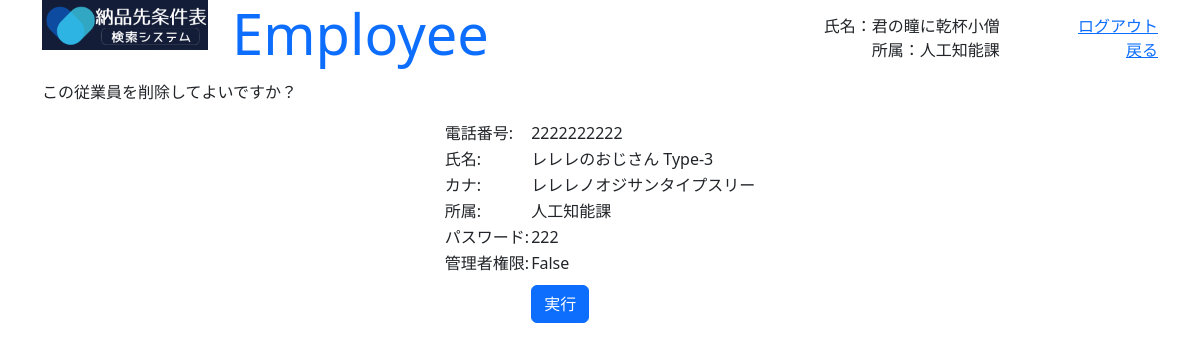
Page /employee/2/2 (signed in) on the committed database.
### GreenLine/models.py (models this page shows, shortened)
class Employee(models.Model) :
    organization = models.ForeignKey(Organization, on_delete=models.CASCADE)
    name = models.CharField(max_length=200, default='')
    kana_regex = RegexValidator(regex=r'^[ァ-ヴ]+$', message='カナはカタカナのみ入力できます')
    kana = models.CharField(validators=[kana_regex], max_length=200, default='')
    phone_regex = RegexValidator(regex=r'^[0-9]+$', message='電話番号は半角数字のみ入力できます')
    phone = models.CharField(validators=[phone_regex], max_length=200, default='')
    password = models.CharField(max_length=16, default='')
    auth = models.BooleanField(default=False)

class Organization(models.Model) :
    name = models.CharField(max_length=200, default='')

### GreenLine/views.py (the view)
# urls.py: path('employee/<int:id>/<int:edit>', employee, name="employee"),
@csrf_exempt
def employee(request, id, edit) :
    print(id, edit)
    employee = get_employee(request, True)
    if not employee :
        return redirect('admin_login')
    target = Employee.objects.filter(id=id).first()
    params = {
        'title' : 'Employee',
        'msg' : '',
        'name' : employee.name,
        'organizaion' : employee.organization.name,
        'id' : id,
        'edit' : edit,
        'form' : EmployeeForm(instance=target)
    }
    if request.POST :
        form = EmployeeForm(data=request.POST)
        if edit == 1 :
            if form.is_valid() :
                params['msg'] = 'この内容で更新してよいですか？'
                params['form'] = form
            else :
                params['msg'] = '入力に誤りがあります'
        elif edit == 3 :
            target.phone = request.POST['phone']
            target.name = request.POST['name']
            target.kana = request.POST['kana']
            target.password = request.POST['password']
            print(request.POST['organization'])
            target.organization = Organization.objects.filter(id=request.POST['organization']).first()
            target.save()
            return redirect('show_employees')
    else :
        if edit == 2 :
            params['msg'] = 'この従業員を削除してよいですか？'
        elif edit == 4 :
            target = Employee.objects.filter(id=id)
            target.delete()
            return redirect('show_employees')
    return render(request, 'employee.html', params)

### GreenLine/forms.py (called while the page is built)
    def get_organization(self) :
        return self.instance.organization.name

### GreenLine/views.py (called while the page is built)
def get_employee(request, auth_flg) :
    if not 'employee' in request.session :
        return None
    employee = Employee.objects.filter(id=request.session['employee']).first()
    if not employee :
        return None
    if auth_flg and not employee.auth :
        return None
    return employee

### GreenLine/templates/employee.html (shortened to what this page needs)
{% load static %}
<!doctype html>
<html lang="ja">
<head>
    <link href="https://cdn.jsdelivr.net/npm/bootstrap@5.3.0-alpha1/dist/css/bootstrap.min.css" rel="stylesheet">
</head>
<body class="container" style="height: 95vh;">
    <div class="row align-items-start">
        <div class="col-2"><img src="{% static 'title.png' %}" width="100%"></div>
        <div id="main_header" class="col-10 container" style="height: 10vh; padding-bottom: 10px;">
            <div class="row align-items-center">
            <div class="col-6 text-start"><h1 class="display-4 text-primary">{{ title }}</h1></div>
            <div class="col-4 container">
                <div class="row"><div class="col text-end">氏名：{{ name }}</div></div>
                <div class="row"><div class="col text-end">所属：{{ organizaion }}</div></div>
            </div>
            <div class="col container">
                <div class="row"><div class="col text-end"><a href="{% url 'admin_login' %}">ログアウト</a></div></div>
                <div class="row"><div class="col text-end"><a href="{% url 'admin_main' %}">戻る</a></div></div>
            </div>
            </div>
        </div>
        </div>
    <p>{{ msg }}</p>
    <div id="employee" class="d-flex justify-content-center">
    <form action="{% url 'employee' id edit %}" method="POST">
    <table>
    {% if edit != 1 %}
        <tr><td>{{ form.phone.label_tag }}</td><td>{{ form.phone.value }}</td></tr>
        <tr><td>{{ form.name.label_tag }}</td><td>{{ form.name.value }}</td></tr>
        <tr><td>{{ form.kana.label_tag }}</td><td>{{ form.kana.value }}</td></tr>
        <tr><td>{{ form.organization.label_tag }}</td><td>{{ form.get_organization }}</td></tr>
        <tr><td>{{ form.password.label_tag }}</td><td>{{ form.password.value }}</td></tr>
        <tr><td>{{ form.auth.label_tag }}</td><td>{{ form.auth.value }}</td></tr>
        <tr><td></td><td>
            {% if edit < 2 %}
                <button class="btn btn-primary mt-2" onclick="onEdit(form)">編集</button>
                <button class="btn btn-primary mt-2" onclick="onDelete(form)">削除</button>
            {% else %}
                <button class="btn btn-primary mt-2" onclick="onDeleteExec(form)">実行</button>
            {% endif %}
        </td></tr>
    {% endif %}
    </table>
    </form>
    </div>
</body>
</html>

### rows in the picture
Employee: name "君の瞳に乾杯小僧"
Organization: name "人工知能課"
Employee: phone.value "2222222222", name.value "レレレのおじさん Type-3", kana.value "レレレノオジサンタイプスリー", get_organization "人工知能課", password.value "222"

### other values in the picture
{{ msg }} "この従業員を削除してよいですか？"
